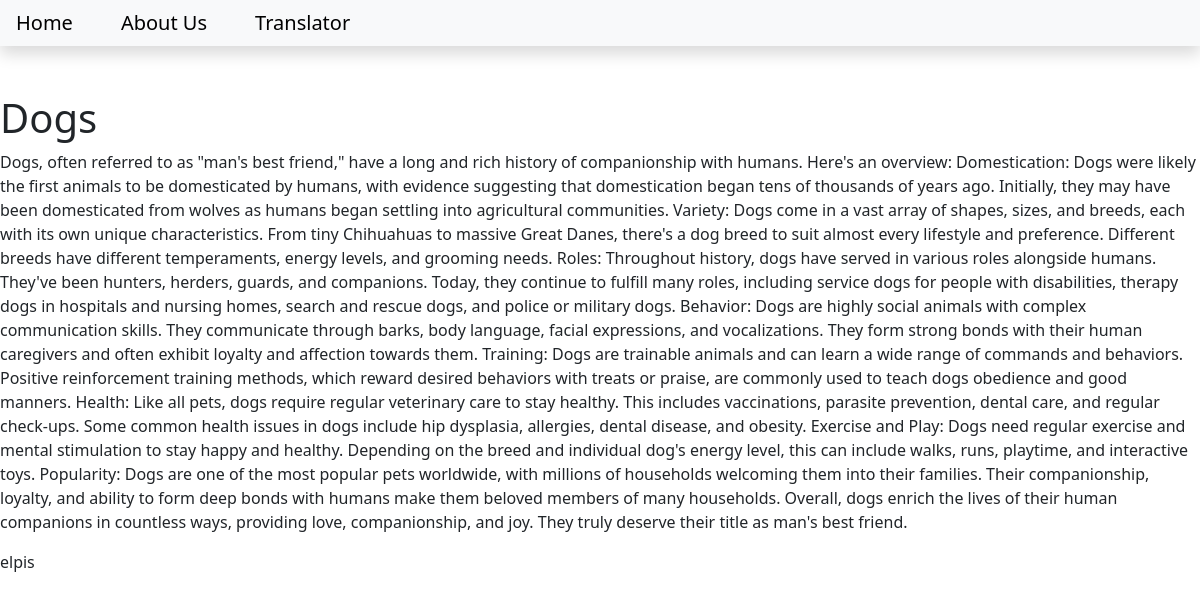
The page /dogs on the database its author committed.
### blog/models.py (models this page shows, shortened)
class Post(models.Model):
    title = models.CharField(max_length = 200)
    content = models.TextField()
    date_created = models.DateTimeField(auto_now_add=True)
    slug = models.SlugField(max_length=200, unique=True)
    author = models.ForeignKey(to=User, on_delete=models.CASCADE)
    status = models.IntegerField(choices=STATUS, default=0)

### blog/views.py (the view)
# urls.py: path('<slug:slug>', views.BlogView.as_view(), name='blog_view'),
class BlogView(generic.DetailView):
    model = Post
    template_name = 'blog.html'

### templates/blog.html
{% extends 'base.html' %}
{% block content %}
    <h1>{{object.title}}</h1>
    <p>{{object.content}}</p>
    <p>{{object.author}}</p>
{% endblock content %}

### rows shown on the page
Post: title "Dogs", content "Dogs, often referred to as \"man's best friend,\" have a long and rich history of companionship with humans. Here's an overview: Domestication: Dogs were likely the first animals to be domesticated by humans, with evidence suggesting that domestication began tens of thousands of years ago. Initially, they may have been domesticated from wolves as humans began settling into agricultural communities. Variety: Dogs come in a vast array of shapes, sizes, and breeds, each with its own unique characteristics. From tiny Chihuahuas to massive Great Danes, there's a dog breed to suit almost every lifestyle and preference. Different breeds have different temperaments, energy levels, and grooming needs.…", author "elpis"
